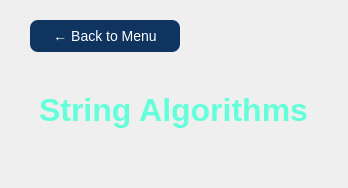
     <widget class="QWidget" name="stringPage">
      <property name="styleSheet">
       <string notr="true">QWidget#stringPage {
    background-color: #1a1a2e;
    }</string>
      </property>
      <layout class="QVBoxLayout" name="stringPageLayout">
       <property name="spacing">
        <number>20</number>
       </property>
       <property name="leftMargin">
        <number>30</number>
       </property>
       <property name="topMargin">
        <number>20</number>
       </property>
       <property name="rightMargin">
        <number>30</number>
       </property>
       <property name="bottomMargin">
        <number>20</number>
       </property>
       <item>
        <widget class="QPushButton" name="backButtonString">
         <property name="text">
          <string>← Back to Menu</string>
         </property>
         <property name="maximumSize">
          <size>
           <width>150</width>
           <height>40</height>
          </size>
         </property>
         <property name="styleSheet">
          <string notr="true">QPushButton {
    background-color: #0f3460;
    color: white;
    border: none;
    border-radius: 8px;
    font-size: 14px;
    padding: 8px 15px;
}

QPushButton:hover {
    background-color: #1a5fb4;
}</string>
         </property>
        </widget>
       </item>
       <item>
        <widget class="QLabel" name="stringPageTitle">
         <property name="text">
          <string>String Algorithms</string>
         </property>
         <property name="styleSheet">
          <string notr="true">color: #64ffda;
font-size: 32px;
font-weight: bold;
padding: 20px 0;</string>
         </property>
        </widget>
       </item>
       <item>
        <widget class="QWidget" name="stringContentContainer" native="true">
         <property name="styleSheet">
          <string notr="true">QWidget#stringContentContainer {
    background-color: transparent;
}</string>
         </property>
         <layout class="QVBoxLayout" name="stringContentLayout">
          <property name="spacing">
           <number>0</number>
          </property>
          <property name="leftMargin">
           <number>0</number>
          </property>
          <property name="topMargin">
           <number>0</number>
          </property>
          <property name="rightMargin">
           <number>0</number>
          </property>
          <property name="bottomMargin">
           <number>0</number>
          </property>
         </layout>
        </widget>
       </item>
      </layout>
     </widget>
